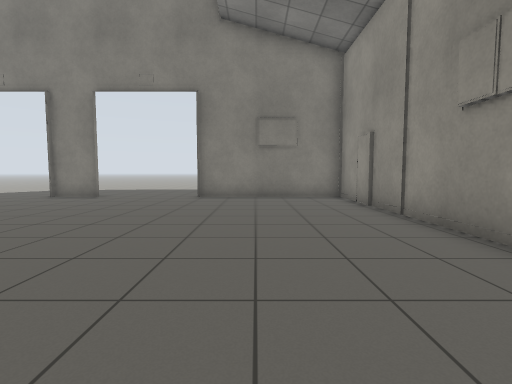
View 1 (above)

17 first-person views from a walk through a Gazebo world. The camera is 0.94 m above the floor, tilts 4° down and sees 85° across. The lines on the ground mark 1 m squares. The floor is counted in squares, 1 m on a side. Each view is taken from the middle of a square. On the plan, view 1 faces up. The plan holds only what a view shows up to about 11 squares ahead; the rest is blank. Surface patterns are stand-ins for the level's own textures.

View 2
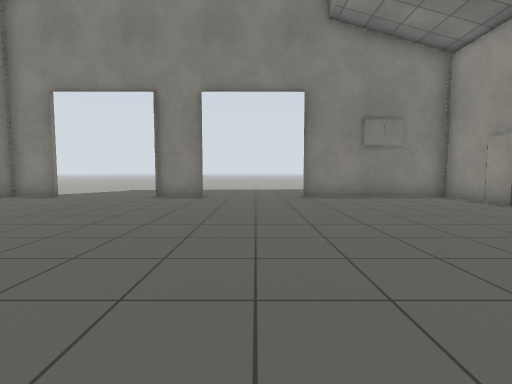

View 3
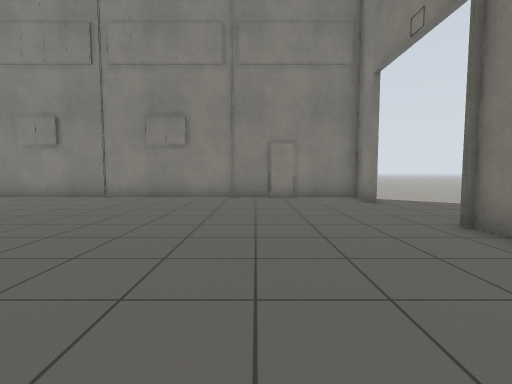

View 4
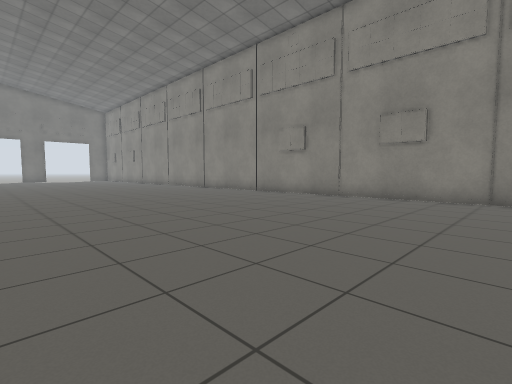

View 5
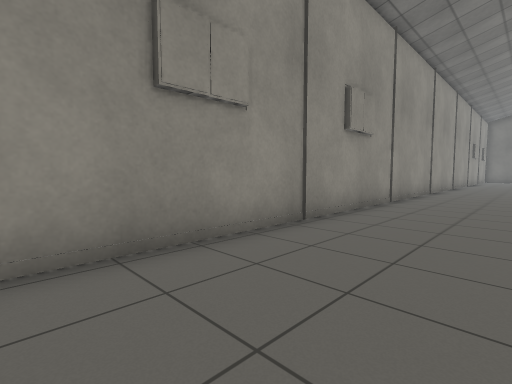

View 6
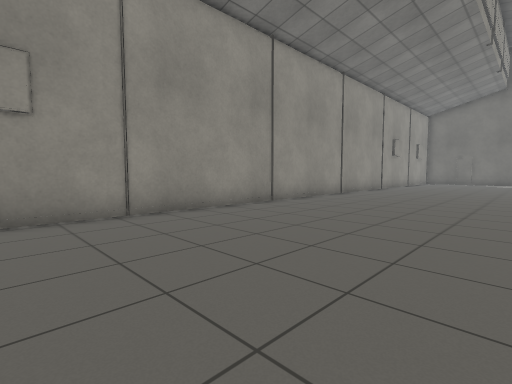

View 7
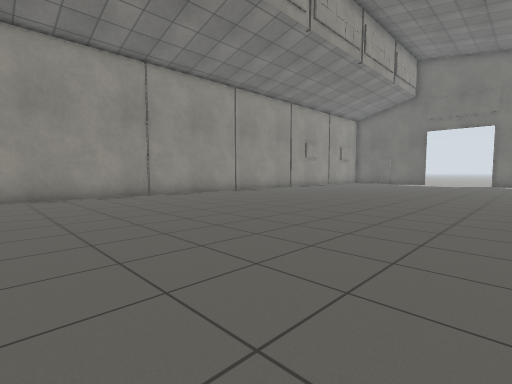

View 8
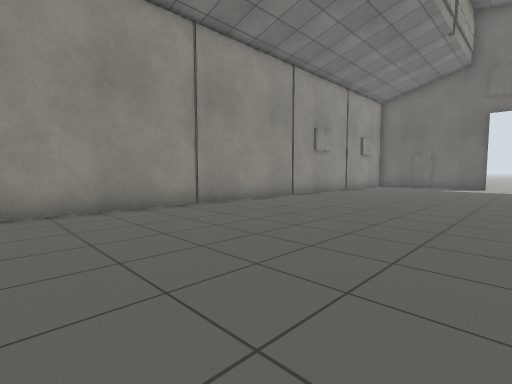

View 9
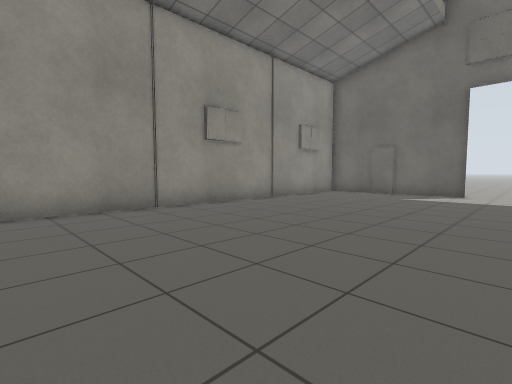

View 10
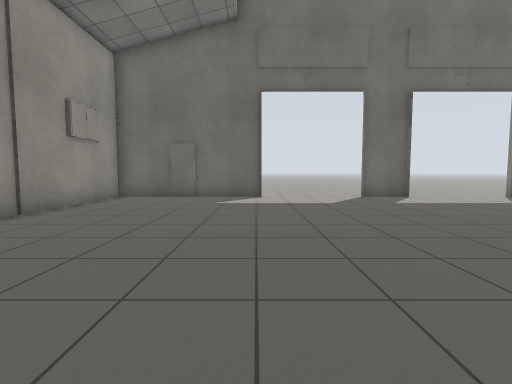

View 11
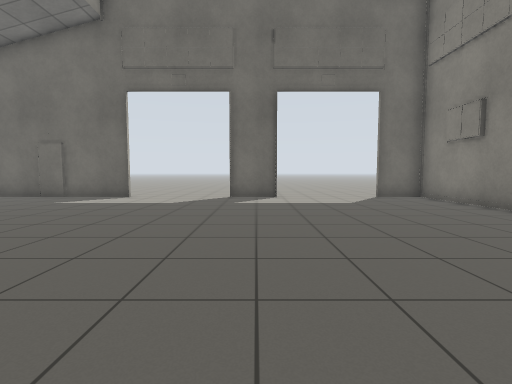

View 12
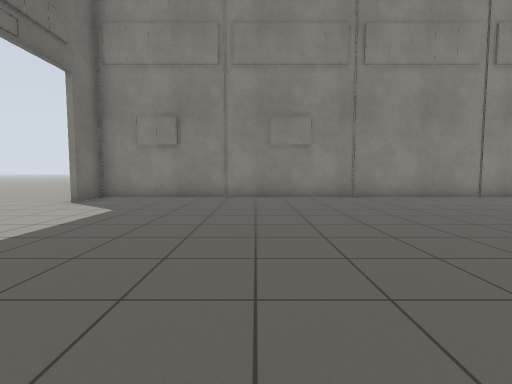

View 13
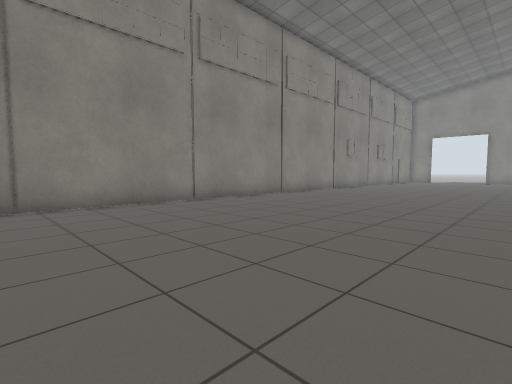

View 14
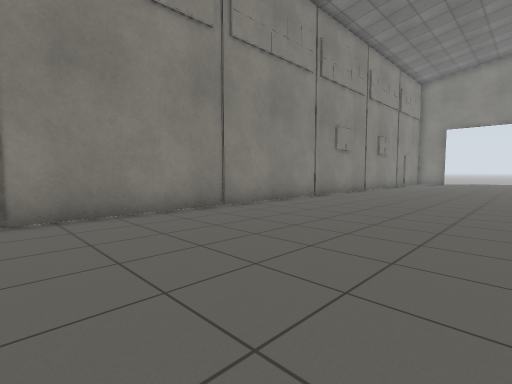

View 15
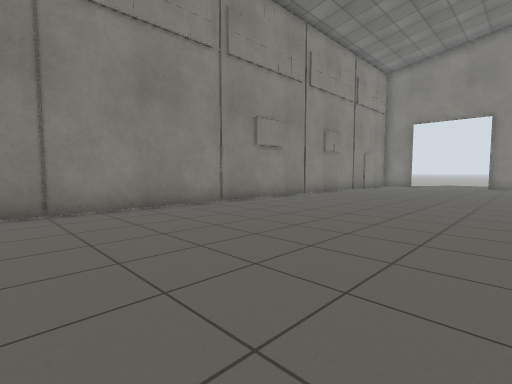

View 16
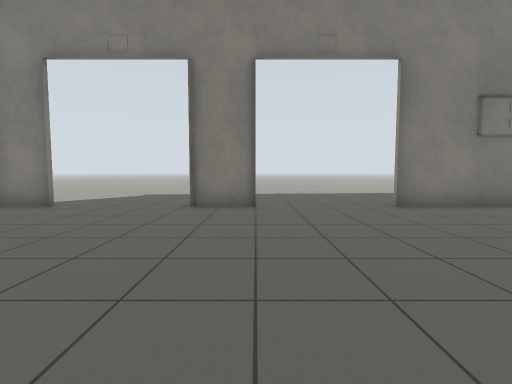

View 17
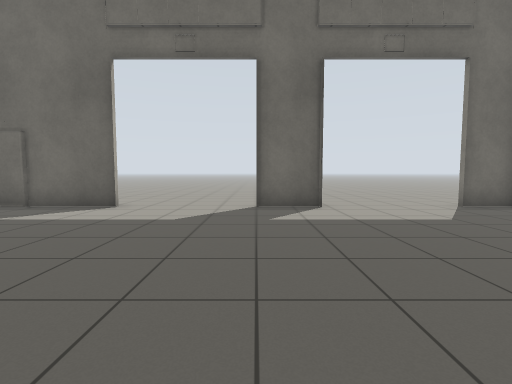

### Floor plan
Points are (right, up) in squares from view 1. A wall is a line through its corners. A room is listed if a view was taken in it or the views show most of it. See-through windows are left out.
Room 1 (views 1, 2, 3, 4, 5, 6, 7, 8, 9, 10, 11, 12, 13, 14, 15, 16, 17)
walls: (-6, 10.7) (-7.9, 10.7); (-2.2, -26.7) (3.3, -26.7) (3.3, 10.7) (-2.2, 10.7); (-7.9, -26.7) (-6, -26.7); (-11.6, 10.7) (-13.3, 10.7) (-13.3, -26.7) (-11.6, -26.7)
ways out: opening at (-12.5, -28); opening at (-12.5, 12); opening at (-2, -28); opening at (-2, 12)

Where each view was taken, in squares from view 1:
view 1: 0 up, 0 right, facing up
view 2: 0 up, 4 left, facing up
view 3: 7 up, 3 left, facing left
view 4: 7 up, 3 left, facing down-left
view 5: 6 up, 0 right, facing down-right
view 6: 1 down, 3 left, facing down-right
view 7: 3 down, 8 left, facing down-right
view 8: 8 down, 4 left, facing down-right
view 9: 14 down, 4 left, facing down-right
view 10: 16 down, 2 left, facing down
view 11: 16 down, 7 left, facing down
view 12: 21 down, 3 left, facing left
view 13: 18 down, 5 left, facing up-left
view 14: 13 down, 7 left, facing up-left
view 15: 9 down, 6 left, facing up-left
view 16: 3 up, 6 left, facing up
view 17: 19 down, 6 left, facing down
